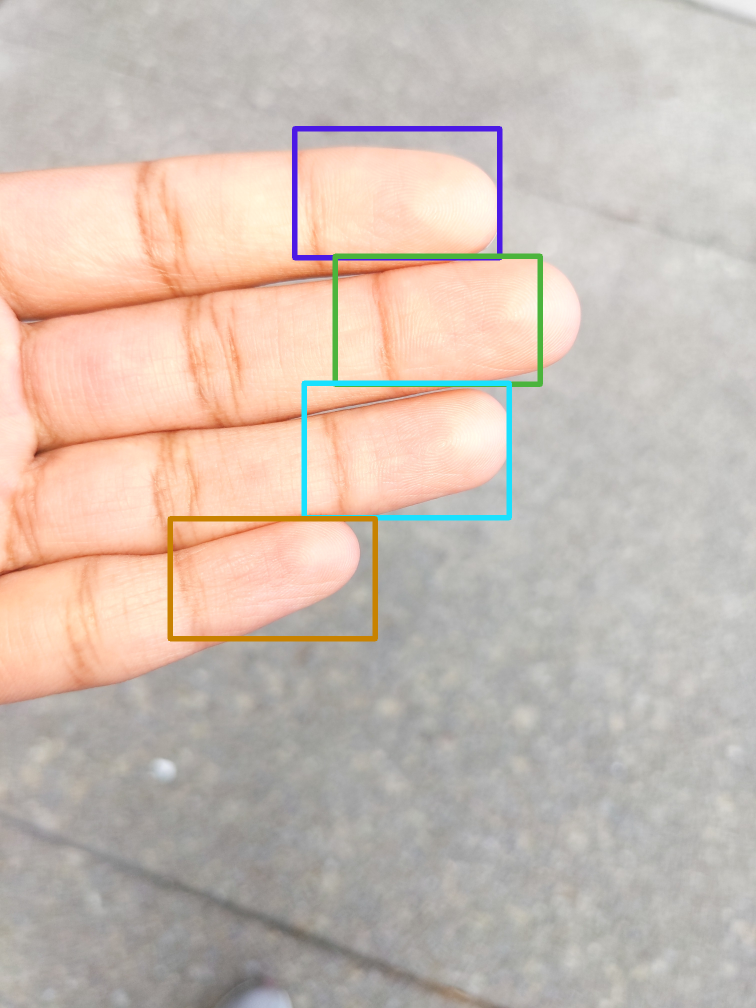
#> input picture lib/test.png, 1512 x 2016 px (shown at 1/2 size)
$ python -i enhance_contact.py   (imports and definitions only)   (older library calls are emulated)
#> lines starting #> are read from the running program, lines starting #| are printed output that depends on the picture
#!/usr/bin/env python
from __future__ import print_function
import sys
PY3 = sys.version_info[0] == 3
import os
from lib.enhance_ak import FingerprintImageEnhancer
from skimage.transform import resize


if PY3:
    xrange = range

import numpy as np
import cv2

def coherence_filter(img, sigma = 11, str_sigma = 11, blend = 0.5, iter_n = 4, blockSize=29):
    h, w = img.shape[:2]

    for i in xrange(iter_n):
        gray = img # cv2.cvtColor(img, cv2.COLOR_BGR2GRAY)
        eigen = cv2.cornerEigenValsAndVecs(gray, str_sigma, blockSize)
        eigen = eigen.reshape(h, w, 3, 2)  # [[e1, e2], v1, v2]
        x, y = eigen[:,:,1,0], eigen[:,:,1,1]

        gxx = cv2.Sobel(gray, cv2.CV_32F, 2, 0, ksize=sigma)
        gxy = cv2.Sobel(gray, cv2.CV_32F, 1, 1, ksize=sigma)
        gyy = cv2.Sobel(gray, cv2.CV_32F, 0, 2, ksize=sigma)
        gvv = x*x*gxx + 2*x*y*gxy + y*y*gyy
        m = gvv < 0

        ero = cv2.erode(img, None)
        dil = cv2.dilate(img, None)
        img1 = ero
        img1[m] = dil[m]
        img = np.uint8(img*(1.0 - blend) + img1*blend)
    return img


def main(image):

    # img = cv2.imread(image, cv2.IMREAD_GRAYSCALE)
    img = cv2.cvtColor(image, cv2.COLOR_BGR2GRAY)
    image_enhancer = FingerprintImageEnhancer()
    enh_img = image_enhancer.enhance(img)
    enh_img = 255*enh_img
    return image, enh_img

>>> import cv2
>>> picture = cv2.imread('test.png', cv2.IMREAD_GRAYSCALE)
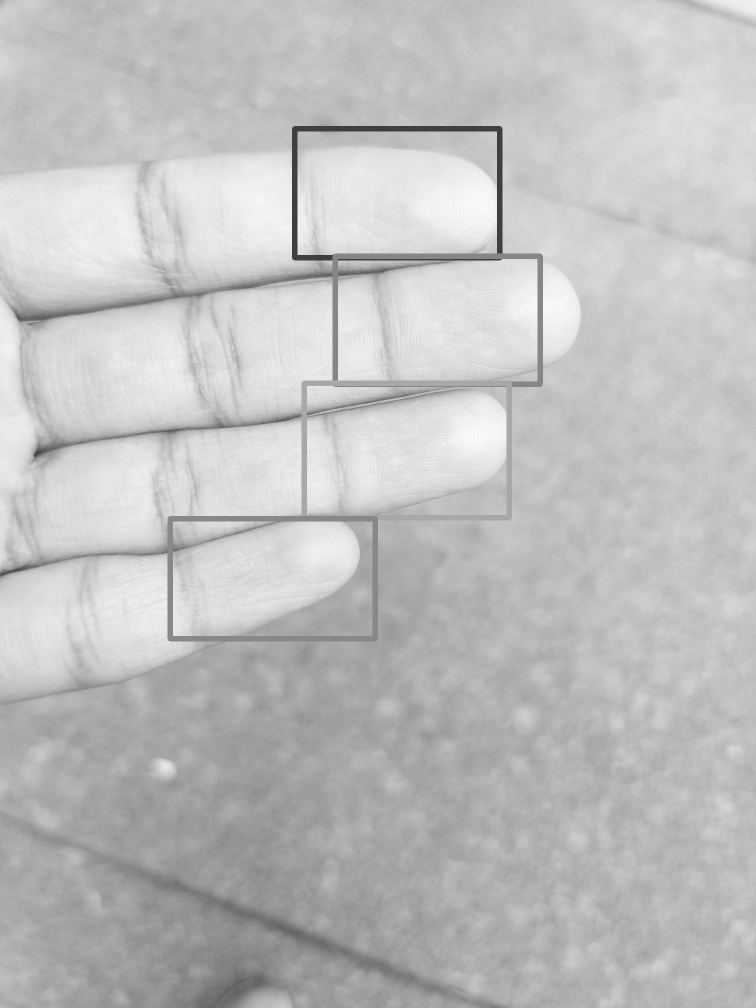
#> picture: shape (2016, 1512) (shown at 1/2 size); min 54, max 253, mean 191.5
>>> result = coherence_filter(picture)
#> the loop in coherence_filter, `for i in xrange(iter_n):` made 4 passes
#> pass 1, in coherence_filter, `x, y = eigen[:,:,1,0], eigen[:,:,1,1]`:
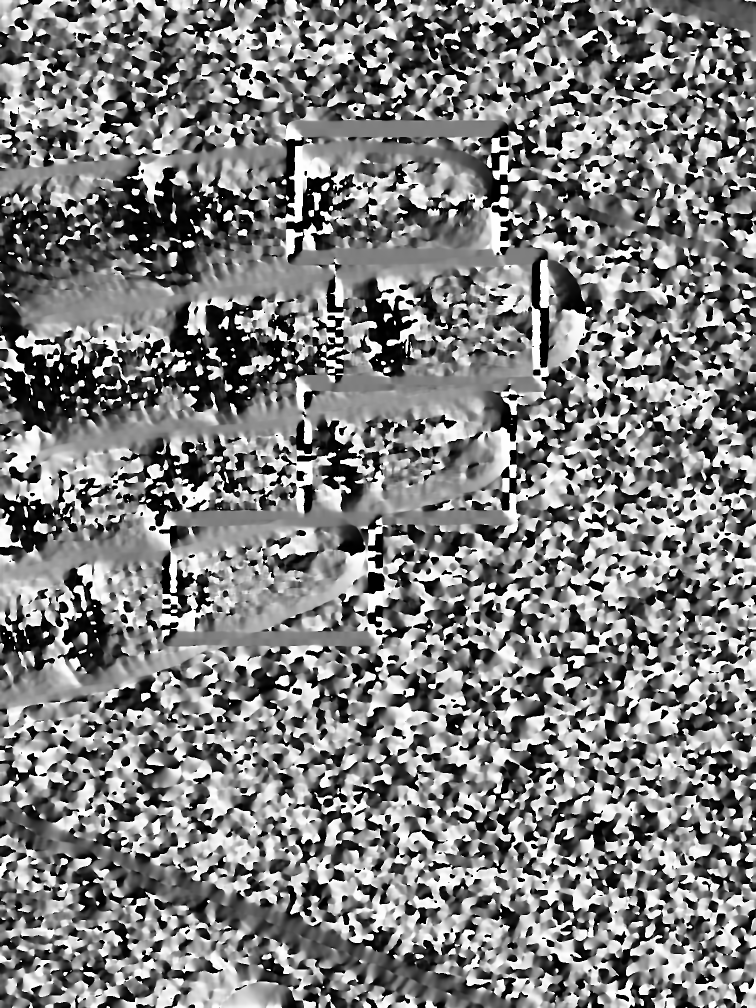
#> x: shape (2016, 1512) float32 (shown at 1/2 size); min -1, max 1, mean -0.00309; drawn with min black and max white
#> pass 1, in coherence_filter, `x, y = eigen[:,:,1,0], eigen[:,:,1,1]`:
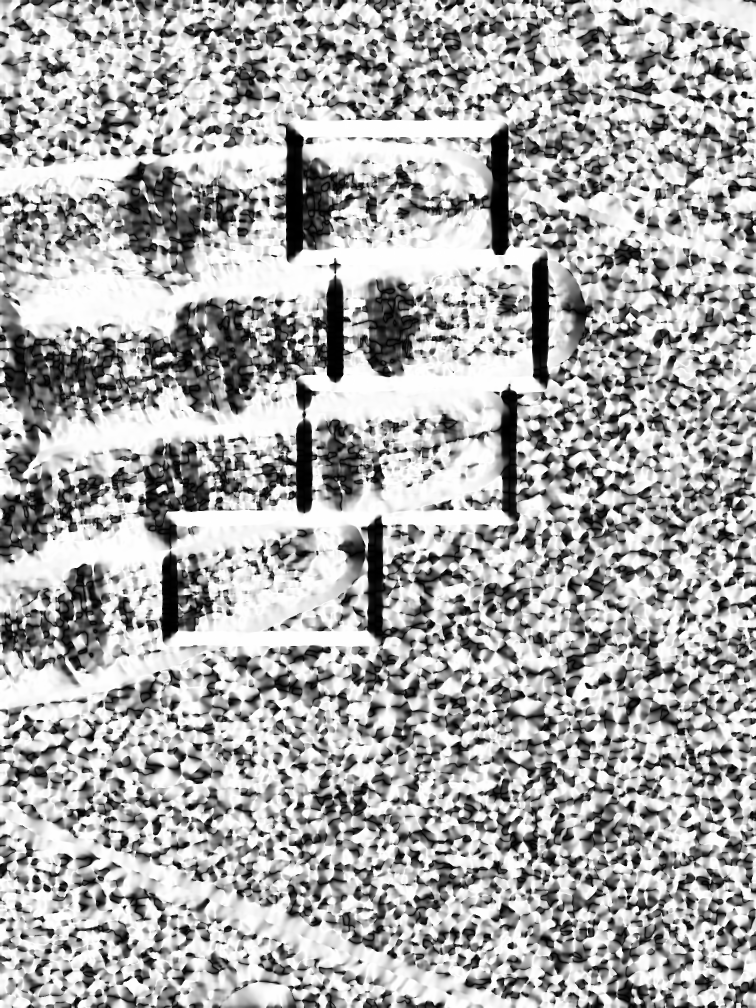
#> y: shape (2016, 1512) float32 (shown at 1/2 size); min 3.08e-07, max 1, mean 0.667
#> pass 1, in coherence_filter, `gxx = cv2.Sobel(gray, cv2.CV_32F, 2, 0, ksize=sigma)`:
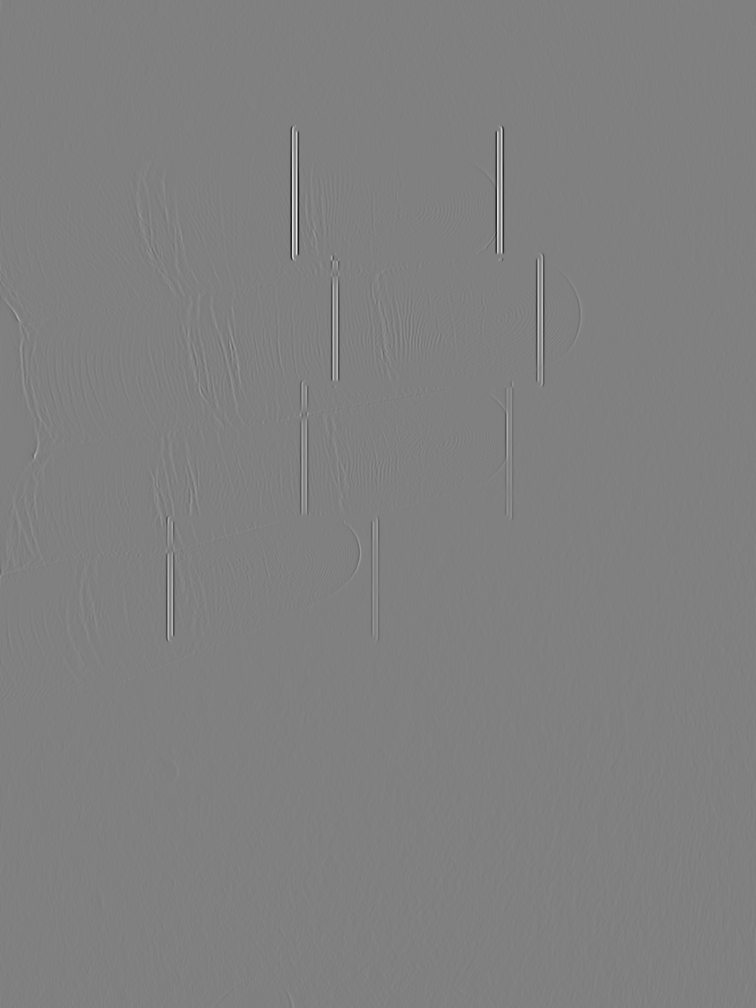
#> gxx: shape (2016, 1512) float32 (shown at 1/2 size); min -5223957, max 5157374, mean 3.5; drawn with min black and max white
